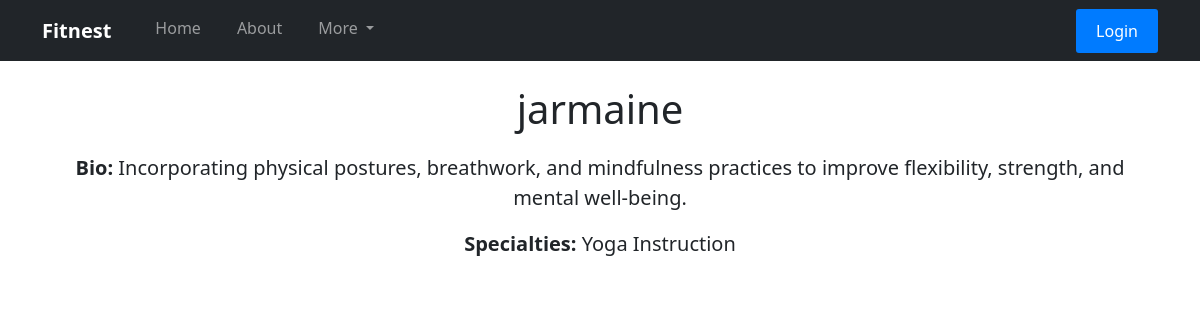
/trainers/1/, run on the app's committed database.
### app/models.py (models this page shows, shortened)
class Trainer(models.Model):
    name = models.CharField(max_length=100)
    bio = models.TextField()
    specialties = models.CharField(max_length=200, default="Generalist")  # Provide a default value

### app/views.py (the view)
# urls.py: path('trainers/<int:pk>/', TrainerDetailView.as_view(), name='trainer_detail'),
class TrainerDetailView(DetailView):
    model = Trainer
    template_name = 'app/trainer_detail.html'
    context_object_name = 'trainer'

### app/templates/app/trainer_detail.html
{% extends 'app/base.html' %}
{% block content %}
<body>
    <h1>{{ trainer.name }}</h1>
    <p><strong>Bio:</strong> {{ trainer.bio }}</p>
    <p><strong>Specialties:</strong> {{ trainer.specialties }}</p>
</body>
{% endblock content %}

### static/css/base.css (style rules this page uses)
body { background-color: lightgrey; }
h1 { color: rgb(61, 48, 30); font-weight: bold; font-size: 40px; text-align: center; }
h1 { text-align: center; color: #333; margin-top: 50px; }

### app/templates/app/base.html (style rules this page uses)
p { text-align: center; font-size: 20px; }
h1 { margin-bottom: 20px; }

### data on the page
Trainer: name "jarmaine", bio "Incorporating physical postures, breathwork, and mindfulness practices to improve flexibility, strength, and mental well-being.", specialties "Yoga Instruction"
